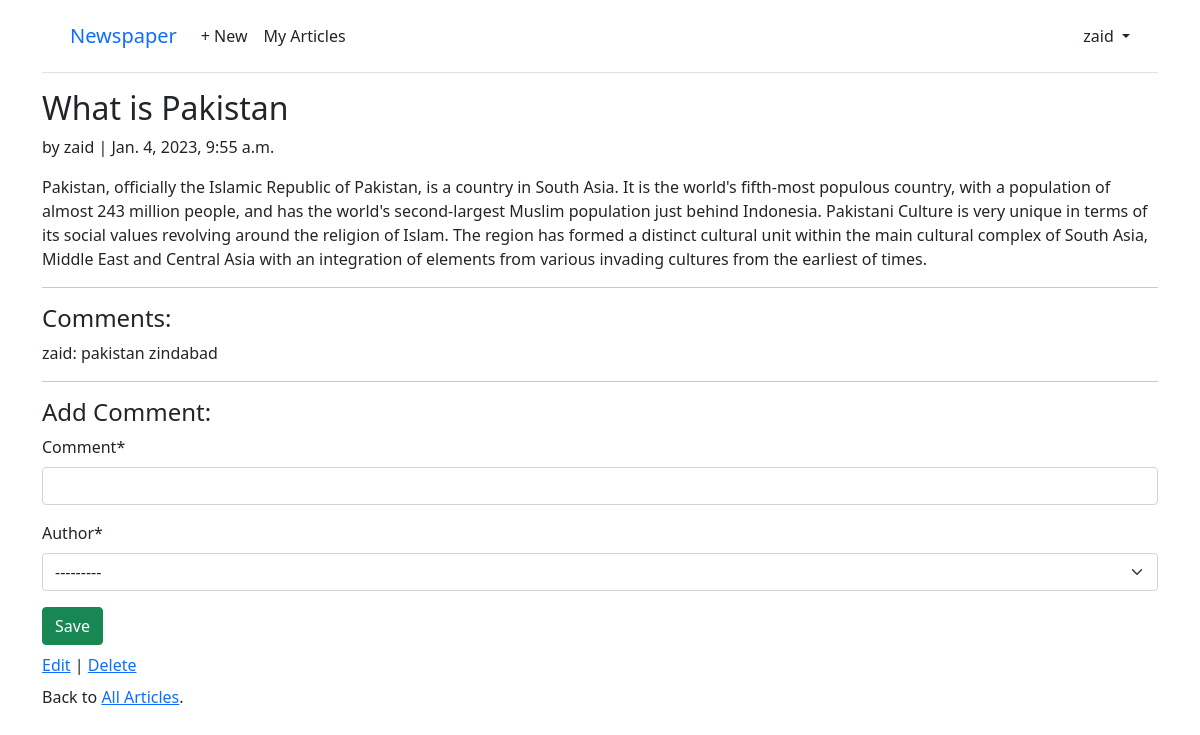
The app's page /articles/2/ (signed in) with its own data.
### accounts/models.py (models this page shows)
class CustomUser(AbstractUser):
    age = models.PositiveIntegerField(null=True, blank=True)

### articles/models.py (models this page shows, shortened)
class Article(models.Model):
    title = models.CharField(max_length=150)
    body = models.TextField()
    date = models.DateTimeField(auto_now_add=True)
    author = models.ForeignKey(
        settings.AUTH_USER_MODEL,
        on_delete=models.CASCADE)

class Comment(models.Model):
    article = models.ForeignKey(Article, on_delete=models.CASCADE)
    comment = models.CharField(max_length=140)
    author = models.ForeignKey(settings.AUTH_USER_MODEL, on_delete=models.CASCADE)
    def __str__(self):
        return self.comment

### articles/views.py (the view, shortened to what this page needs)
# urls.py: path("<int:pk>/", ArticleDetailView.as_view(), name="article_detail"),
class ArticleDetailView(LoginRequiredMixin, DetailView):
    def get(self, request, *args, **kwargs):
        view = CommentGet.as_view()
        return view(request, *args, **kwargs)

### articles/forms.py
class CommentForm(forms.ModelForm):
    class Meta:
        model = Comment
        fields = ['comment', 'author']

### articles/views.py (called while the page is built)
    def get_context_data(self, **kwargs):
        context = super().get_context_data(**kwargs)
        context["form"] = CommentForm()
        return context

### templates/article_detail.html
{% extends "base.html" %}
{% load crispy_forms_tags %}
{% block content %}
<div class="article-entry">
<h2>{{ object.title }}</h2>
<p>by {{ object.author }} | {{ object.date }}</p>
<p>{{ object.body }}</p>
</div>
<hr>
<h4>Comments:</h4>
{% for comment in article.comment_set.all %}
<p>{{ comment.author }}: {{comment}}</p>
{% endfor %}
<hr>
<h4>Add Comment:</h4>
<form method="post" >{% csrf_token %}
    {{form|crispy}}
<button type="submit" class="btn btn-success ml-2">Save</button>
</form>
<p class="my-2"><a href="{% url 'article_update' article.pk %}">Edit</a> |
<a href="{% url 'article_delete' article.pk %}">Delete</a></p>
<p>Back to <a href="{% url 'allArticles' %}">All Articles</a>.</p>
{% endblock content %}

### templates/base.html (shortened to what this page needs)
<!DOCTYPE html>
<html>
<head>
    <link href="https://cdn.jsdelivr.net/npm/bootstrap@5.1.3/dist/css/bootstrap.min.css" rel="stylesheet">
</head>
<body>
<div class="container">
<header class="p-3 mb-3 border-bottom">
<div class="container">
<div class="d-flex flex-wrap align-items-center justify-content-center
justify-content-lg-start">
<a class="navbar-brand" href="{% url 'home' %}">Newspaper</a>
<ul class="nav col-12 col-lg-auto me-lg-auto mb-2 justify-content-center
mb-md-0">
{% if user.is_authenticated %}
<li><a href="{% url 'article_create' %}" class="nav-link px-2 link-dark">+ New</a></li>
    <a href="/articles/myArticles/" class="nav-link px-2 link-dark">My Articles</a>
</ul>
<div class="dropdown text-end">
<a href="#" class="d-block link-dark text-decoration-none dropdown-toggle"
id="dropdownUser1" data-bs-toggle="dropdown" aria-expanded="false">
{{ user.username }}
</a>
</div>
{% endif %}
</div>
</div>
</header>
<main>
{% block content %}
{% endblock content %}
</main>
</div>
</body>
</html>

### records on screen
CustomUser: username "zaid"
Article: title "What is Pakistan", author "zaid", date "Jan. 4, 2023, 9:55 a.m.", body "Pakistan, officially the Islamic Republic of Pakistan, is a country in South Asia. It is the world's fifth-most populous country, with a population of almost 243 million people, and has the world's second-largest Muslim population just behind Indonesia. Pakistani Culture is very unique in terms of its social values revolving around the religion of Islam. The region has formed a distinct cultural unit within the main cultural complex of South Asia, Middle East and Central Asia with an integration of elements from various invading cultures from the earliest of times."
Comment: author "zaid", comment "pakistan zindabad"
